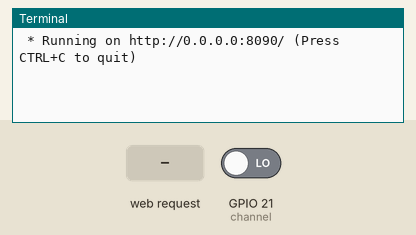
Recording of a program running on a simulated Raspberry Pi (BCM pin numbers). Shown: the last lines printed to the terminal. The inputs (shaded band) are chosen by the test bench; at power-on: GPIO 21 (channel) LOW. The clock reads 2024-03-15 10:24:30 at power-on unless the program sets it.

Above: at 1.2 s.
1.3 s: GPIO 21 (channel) driven HIGH
At 1.9 s:
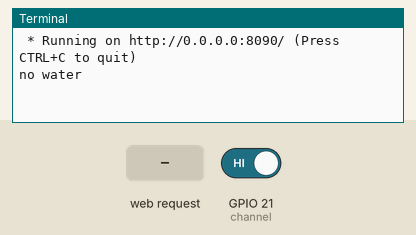
2.8 s: HTTP request for / received
At 3.2 s:
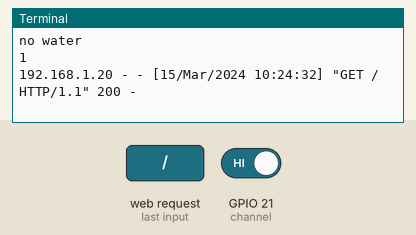
4.3 s: GPIO 21 (channel) driven LOW
At 5.4 s:
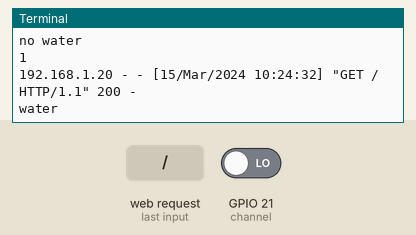

Measured:
- after the input at 1.3 s, the terminal: prints a new line at once (image 1)
- after the input at 2.8 s, the terminal: prints a new line at once (image 2)
- after the input at 4.3 s, the terminal: prints a new line at once (image 3)

The program:

app.py
```python
#!/usr/bin/env python
# encoding: utf-8
import RPi.GPIO as GPIO
import json
import time
from flask import Flask

app = Flask(__name__)

channel = 21
GPIO.setmode(GPIO.BCM)
GPIO.setup(channel, GPIO.IN)

def callback(channel):
    if GPIO.input(channel):
        print("no water")
    else:
        print("water")

GPIO.add_event_detect(channel, GPIO.BOTH, bouncetime=300)
GPIO.add_event_callback(channel, callback)


@app.route('/')
def index():
    print(GPIO.input(channel))
    return json.dumps({'humidity': not(GPIO.input(channel)), 'status': 200})

app.run(host='0.0.0.0', port= 8090)
```
